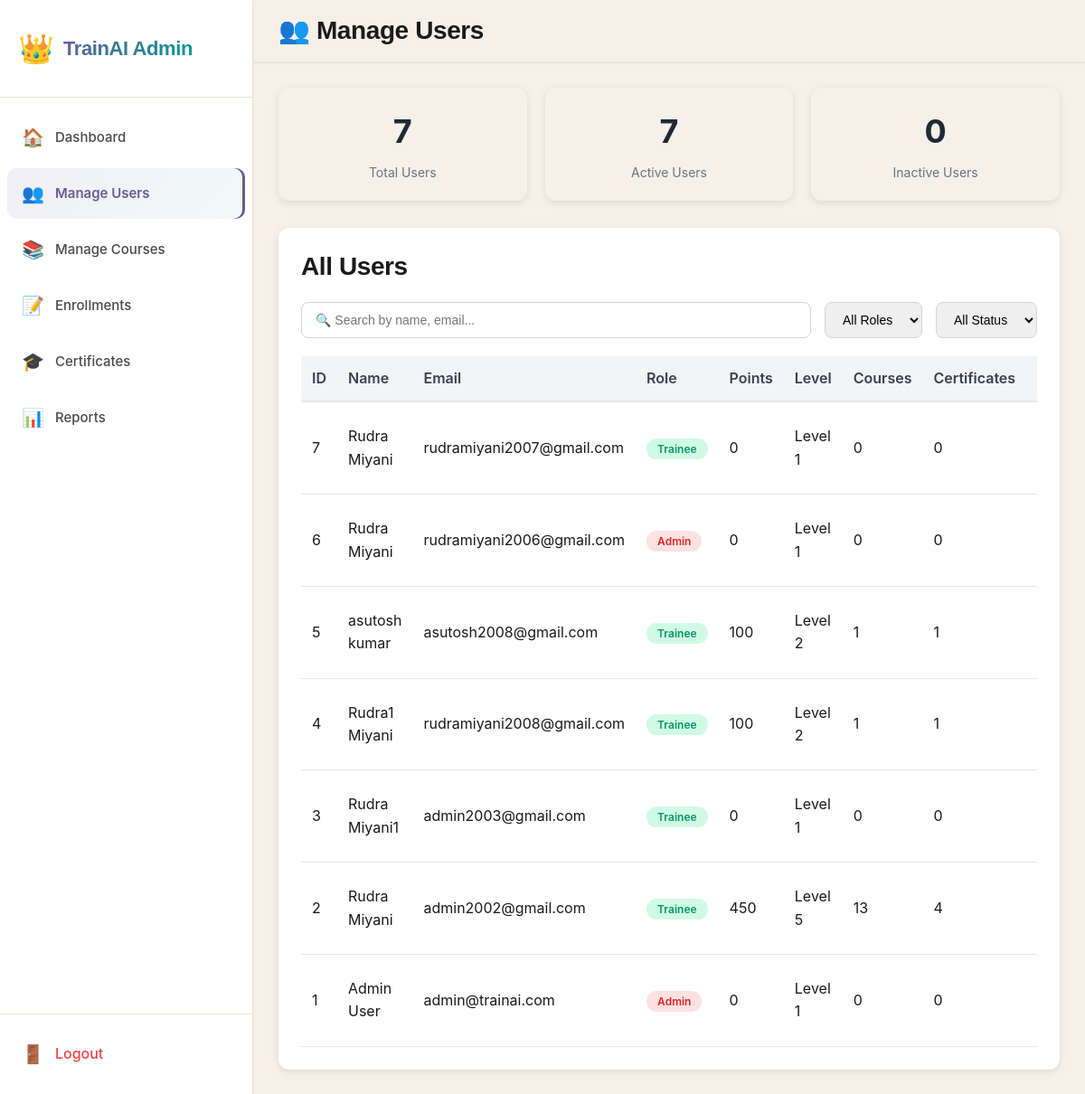
Page /dashboard/admin/users.php (signed in) on the committed database.
### tables this page shows
CREATE TABLE `users` (
  `user_id` int(11) NOT NULL,
  `first_name` varchar(50) NOT NULL,
  `last_name` varchar(50) NOT NULL,
  `email` varchar(100) NOT NULL,
  `password` varchar(255) DEFAULT NULL,
  `oauth_provider` varchar(20) DEFAULT NULL,
  `oauth_id` varchar(255) DEFAULT NULL,
  `role` enum('trainee','trainer','admin') NOT NULL DEFAULT 'trainee',
  `created_at` timestamp NOT NULL DEFAULT current_timestamp(),
  `last_login` timestamp NULL DEFAULT NULL,
  `status` enum('active','inactive') DEFAULT 'active'
);

### dashboard/admin/users.php (the view, shortened to what this page needs)
<?php
try {
    $pdo = getDBConnection();
    $stmt = $pdo->prepare("
        SELECT u.*,
               COALESCE(up.total_points, 0) as points,
               COALESCE(up.level, 1) as level,
               (SELECT COUNT(*) FROM course_enrollments WHERE user_id = u.user_id) as enrolled_courses,
               (SELECT COUNT(*) FROM user_certificates WHERE user_id = u.user_id) as certificates
        FROM users u
        LEFT JOIN user_points up ON u.user_id = up.user_id
        ORDER BY u.created_at DESC
    ");
    $stmt->execute();
    $all_users = $stmt->fetchAll();
    $total_users = count($all_users);
    $active_users = count(array_filter($all_users, fn($u) => $u['status'] === 'active'));
    $inactive_users = $total_users - $active_users;
} catch (PDOException $e) {
    error_log("Users page error: " . $e->getMessage());
    $all_users = [];
    $total_users = $active_users = $inactive_users = 0;
}
?>
<!DOCTYPE html>
<html lang="en">
<head>
    <link rel="stylesheet" href="../../assets/css/dashboard.css">
</head>
<body>
    <div class="sidebar">
        <div class="sidebar-header">
            <a href="../../dashboard/admin/" class="sidebar-logo">
                <span class="logo-icon">👑</span>
                <span class="logo-text">TrainAI Admin</span>
            </a>
        </div>
        <nav class="sidebar-nav">
            <a href="../../dashboard/admin/" class="nav-item">
                <span class="nav-icon">🏠</span>
                <span class="nav-text">Dashboard</span>
            </a>
            <a href="../../dashboard/admin/users.php" class="nav-item active">
                <span class="nav-icon">👥</span>
                <span class="nav-text">Manage Users</span>
            </a>
            <a href="../../dashboard/admin/courses.php" class="nav-item">
                <span class="nav-icon">📚</span>
                <span class="nav-text">Manage Courses</span>
            </a>
            <a href="../../dashboard/admin/enrollments.php" class="nav-item">
                <span class="nav-icon">📝</span>
                <span class="nav-text">Enrollments</span>
            </a>
            <a href="../../dashboard/admin/certificates.php" class="nav-item">
                <span class="nav-icon">🎓</span>
                <span class="nav-text">Certificates</span>
            </a>
            <a href="../../dashboard/admin/reports.php" class="nav-item">
                <span class="nav-icon">📊</span>
                <span class="nav-text">Reports</span>
            </a>
        </nav>
        <div class="sidebar-footer">
            <a href="../../logout.php" class="logout-btn">
                <span class="nav-icon">🚪</span>
                <span class="nav-text">Logout</span>
            </a>
        </div>
    </div>
    <div class="main-content">
        <div class="topbar">
            <div class="topbar-left">
                <h2>👥 Manage Users</h2>
            </div>
        </div>
        <div class="dashboard-container">
            <div class="stats-grid">
                <div class="stat-card">
                    <div class="number"><?php echo $total_users; ?></div>
                    <div class="label">Total Users</div>
                </div>
                <div class="stat-card">
                    <div class="number"><?php echo $active_users; ?></div>
                    <div class="label">Active Users</div>
                </div>
                <div class="stat-card">
                    <div class="number"><?php echo $inactive_users; ?></div>
                    <div class="label">Inactive Users</div>
                </div>
            </div>
            <div class="users-section">
                <h2 style="margin: 0 0 20px 0;">All Users</h2>
                <div class="search-filter">
                    <input type="text" id="searchInput" placeholder="🔍 Search by name, email..." onkeyup="filterTable()">
                    <select id="roleFilter" onchange="filterTable()">
                        <option value="">All Roles</option>
                    </select>
                    <select id="statusFilter" onchange="filterTable()">
                        <option value="">All Status</option>
                    </select>
                </div>
                <div style="overflow-x: auto;">
                    <table class="user-table" id="usersTable">
                        <thead>
                            <tr>
                                <th>ID</th>
                                <th>Name</th>
                                <th>Email</th>
                                <th>Role</th>
                                <th>Points</th>
                                <th>Level</th>
                                <th>Courses</th>
                                <th>Certificates</th>
                                <th>Status</th>
                            </tr>
                        </thead>
                        <tbody>
                            <?php foreach ($all_users as $user): ?>
                            <tr data-role="<?php echo $user['role']; ?>" data-status="<?php echo $user['status']; ?>">
                                <td><?php echo $user['user_id']; ?></td>
                                <td><?php echo htmlspecialchars($user['first_name'] . ' ' . $user['last_name']); ?></td>
                                <td><?php echo htmlspecialchars($user['email']); ?></td>
                                <td>
                                    <span class="role-badge role-<?php echo $user['role']; ?>">
                                        <?php echo ucfirst($user['role']); ?>
                                    </span>
                                </td>
                                <td><?php echo $user['points']; ?></td>
                                <td>Level <?php echo $user['level']; ?></td>
                                <td><?php echo $user['enrolled_courses']; ?></td>
                                <td><?php echo $user['certificates']; ?></td>
                                <td>
                                </td>
                            </tr>
                            <?php endforeach; ?>
                        </tbody>
                    </table>
                </div>
            </div>
        </div>
    </div>
</body>
</html>

### assets/css/dashboard.css (style rules this page uses)
* { margin: 0; padding: 0; box-sizing: border-box; }
:root { --primary: #1A1A1A; --primary-dark: #000000; --text-primary: #1A1A1A; --text-secondary: #4A4A4A; --text-muted: #6B6B6B; --bg-primary: #F5F1E8; --bg-secondary: #FFFFFF; --bg-card: #FDFCFA; --border-color: #E8E4D9; --accent-primary: #6B5B95; --accent-secondary: #009B95; --accent-orange: #F59E0B; --accent-red: #EF4444; --accent-green: #10B981; --accent-blue: #3B82F6; --shadow-xs: 0 1px 2px rgba(0, 0, 0, 0.02); --shadow-sm: 0 1px 3px rgba(0, 0, 0, 0.05), 0 1px 2px rgba(0, 0, 0, 0.03); --shadow-md: 0 4px 6px rgba(0, 0, 0, 0.07), 0 2px 4px rgba(0, 0, 0, 0.05); --shadow-lg: 0 10px 15px rgba(0, 0, 0, 0.1), 0 4px 6px rgba(0, 0, 0, 0.05); --shadow-xl: 0 20px 25px rgba(0, 0, 0, 0.1), 0 10px 10px rgba(0, 0, 0, 0.04); --transition-fast: 150ms cubic-bezier(0.4, 0, 0.2, 1); --transition-base: 250ms cubic-bezier(0.4, 0, 0.2, 1); --transition-slow: 350ms cubic-bezier(0.4, 0, 0.2, 1); }
html { scroll-behavior: smooth; }
body { font-family: 'Inter', -apple-system, BlinkMacSystemFont, 'Segoe UI', sans-serif; background: var(--bg-primary); color: var(--text-primary); line-height: 1.6; display: flex; height: 100vh; overflow: hidden; }
h2 { font-family: 'Poppins', sans-serif; font-size: 1.75rem; font-weight: 700; letter-spacing: -0.4px; line-height: 1.3; }
.sidebar { width: 280px; background: var(--bg-secondary); border-right: 1px solid var(--border-color); display: flex; flex-direction: column; position: fixed; height: 100vh; overflow-y: auto; z-index: 100; box-shadow: var(--shadow-sm); }
.sidebar-header { padding: 28px 20px; border-bottom: 1px solid var(--border-color); }
.sidebar-logo { display: flex; align-items: center; gap: 10px; text-decoration: none; color: var(--text-primary); transition: all var(--transition-base); }
.logo-icon { font-size: 32px; display: flex; align-items: center; justify-content: center; }
.logo-text { font-family: 'Poppins', sans-serif; font-size: 1.375rem; font-weight: 700; letter-spacing: -0.4px; background: linear-gradient(135deg, var(--accent-primary), var(--accent-secondary)); -webkit-background-clip: text; -webkit-text-fill-color: transparent; background-clip: text; }
.sidebar-nav { flex: 1; padding: 16px 8px; display: flex; flex-direction: column; gap: 6px; }
.nav-item { display: flex; align-items: center; gap: 12px; padding: 12px 16px; border-radius: 10px; text-decoration: none; color: var(--text-secondary); font-weight: 500; font-size: 0.9375rem; transition: all var(--transition-base); position: relative; cursor: pointer; }
.nav-item.active { background: linear-gradient(135deg, rgba(107, 91, 149, 0.1) 0%, rgba(0, 155, 149, 0.05) 100%); color: var(--accent-primary); font-weight: 600; box-shadow: inset -3px 0 0 var(--accent-primary); }
.nav-icon { font-size: 20px; flex-shrink: 0; }
.nav-text { flex: 1; }
.sidebar-footer { padding: 16px 8px; border-top: 1px solid var(--border-color); margin-top: auto; }
.logout-btn { display: flex; align-items: center; gap: 12px; padding: 12px 16px; border-radius: 10px; text-decoration: none; color: var(--accent-red); font-weight: 500; transition: all var(--transition-base); width: 100%; cursor: pointer; }
.main-content { flex: 1; margin-left: 280px; display: flex; flex-direction: column; height: 100vh; overflow: hidden; }
.topbar { background: var(--bg-secondary); border-bottom: 1px solid var(--border-color); padding: 16px 28px; display: flex; justify-content: space-between; align-items: center; gap: 20px; box-shadow: var(--shadow-sm); position: sticky; top: 0; z-index: 50; }
.topbar-left, .topbar-right { display: flex; align-items: center; gap: 16px; }
.dashboard-container { flex: 1; overflow-y: auto; padding: 28px; scroll-behavior: smooth; }
.topbar { background: var(--bg-primary) !important; }
div { background-color: unset; }
div.card, div.stat-box, div[class*="card"], div[class*="box"] { background-color: var(--bg-primary) !important; }

### rows in the picture
users: user_id "7", first_name+last_name "Rudra Miyani", email "rudramiyani2007@gmail.com", role "Trainee", points "0", level "1", enrolled_courses "0", certificates "0"
users: user_id "6", first_name+last_name "Rudra Miyani", email "rudramiyani2006@gmail.com", role "Admin", points "0", level "1", enrolled_courses "0", certificates "0"
users: user_id "5", first_name+last_name "asutosh kumar", email "asutosh2008@gmail.com", role "Trainee", points "100", level "2", enrolled_courses "1", certificates "1"
users: user_id "4", first_name+last_name "Rudra1 Miyani", email "rudramiyani2008@gmail.com", role "Trainee", points "100", level "2", enrolled_courses "1", certificates "1"
users: user_id "3", first_name+last_name "Rudra Miyani1", email "admin2003@gmail.com", role "Trainee", points "0", level "1", enrolled_courses "0", certificates "0"
users: user_id "2", first_name+last_name "Rudra Miyani", email "admin2002@gmail.com", role "Trainee", points "450", level "5", enrolled_courses "13", certificates "4"
users: user_id "1", first_name+last_name "Admin User", email "admin@trainai.com", role "Admin", points "0", level "1", enrolled_courses "0", certificates "0"

### other values in the picture
$total_users "7"
$active_users "7"
$inactive_users "0"
